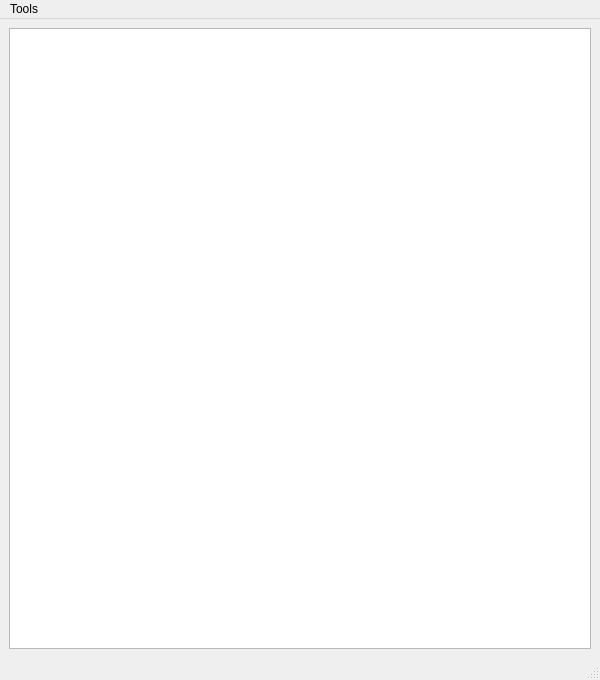
<?xml version="1.0" encoding="UTF-8"?>
<ui version="4.0">
 <class>TableReportWindow</class>
 <widget class="QMainWindow" name="TableReportWindow">
  <property name="geometry">
   <rect>
    <x>0</x>
    <y>0</y>
    <width>600</width>
    <height>680</height>
   </rect>
  </property>
  <property name="windowTitle">
   <string>MainWindow</string>
  </property>
  <widget class="QWidget" name="centralwidget">
   <layout class="QVBoxLayout" name="verticalLayout">
    <item>
     <widget class="QTextEdit" name="txtEdit">
      <property name="font">
       <font>
        <family>Arial</family>
        <pointsize>14</pointsize>
        <weight>75</weight>
        <bold>true</bold>
        <underline>false</underline>
       </font>
      </property>
      <property name="textInteractionFlags">
       <set>Qt::TextSelectableByKeyboard|Qt::TextSelectableByMouse</set>
      </property>
     </widget>
    </item>
   </layout>
  </widget>
  <widget class="QMenuBar" name="menubar">
   <property name="geometry">
    <rect>
     <x>0</x>
     <y>0</y>
     <width>600</width>
     <height>17</height>
    </rect>
   </property>
   <widget class="QMenu" name="menuTools">
    <property name="title">
     <string>Tools</string>
    </property>
    <addaction name="actionSave_To_file"/>
   </widget>
   <addaction name="menuTools"/>
  </widget>
  <widget class="QStatusBar" name="statusbar"/>
  <action name="actionSave_To_file">
   <property name="text">
    <string>Save To file</string>
   </property>
  </action>
 </widget>
 <resources/>
 <connections/>
</ui>
